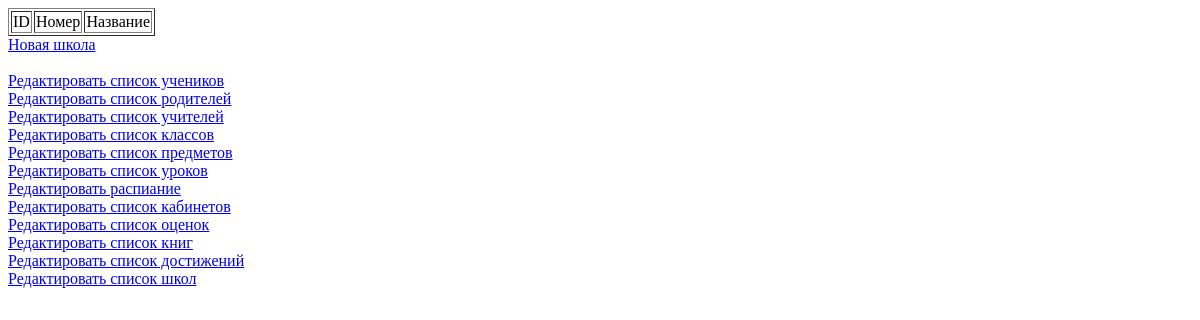
The page /admin_panel/schools (signed in) on the database as committed earlier.
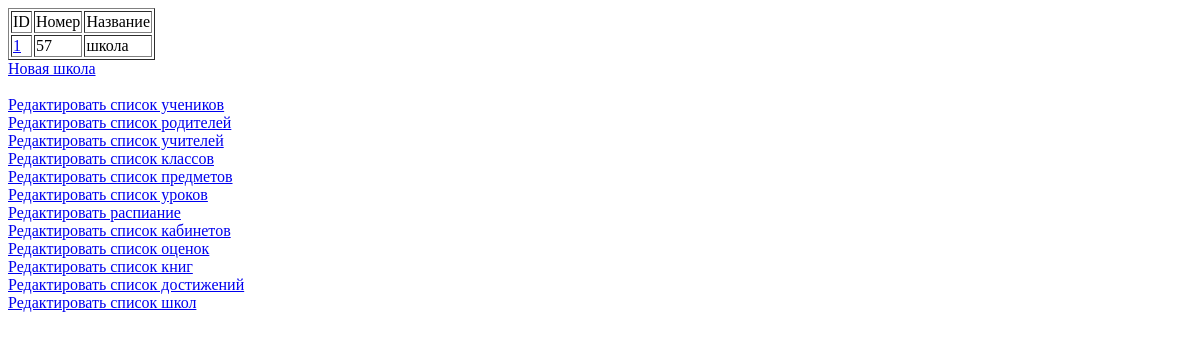
The same page on the database as committed later.
### app/models.py (models this page shows, shortened)
class School(db.Model):
    id_ = sqlalchemy.Column(sqlalchemy.Integer, primary_key=True, autoincrement=True)
    number = sqlalchemy.Column(sqlalchemy.Integer, nullable=False)
    name = sqlalchemy.Column(sqlalchemy.String(120))
    classes = orm.relationship('Class', backref='school', lazy='dynamic')

### app/admin_panel.py (the view)
@application.route("/admin_panel/schools")
@roles_required(Role.Admin)
def admin_panel_schools():
    return render_template("admin/schools.html", schools=parse_filter(models.School))

### app/admin_panel.py (called while the page is built)
def parse_filter(class_):
    params = list(request.args.keys())
    if len(params) and hasattr(class_, params[0]):
        field = params[0]
        data = request.args[field]
        results = class_.query.filter_by(**{field: data})  # 'class_' is database model
        return results
    else:
        return class_.query.all()

### app/authorization.py (called while the page is built)
@loginManager.user_loader
def load_user(user_id):
    return models.User.query.get(int(user_id))

### app/models.py (called while the page is built)
    def has_roles(self, *roles):
        if roles[0] == Role.Parent:
            if self.type == 1 or self.type == 2:
                return True
        elif int(roles[0]) == self.type:
            return True
        else:
            return False

### app/templates/admin/schools.html (shortened to what this page needs)
{% extends "/admin/base.html" %}
{% block main %}
    <table border="1">
        <tr>
            <td>ID</td>
            <td>Номер</td>
            <td>Название</td>
        </tr>
        {% for school in schools %}
        <tr>
            <td>
                <a href="{{ url_for('admin_panel_schools_update', id_=school.id_) }}">{{ school.id_ }}</a>
            </td>
            <td>{{ school.number }}</td>
            <td>{{ school.name }}</td>
        </tr>
        {% endfor %}
    </table>
    <div>
        <a href="{{ url_for('admin_panel_schools_new') }}">Новая школа</a>
    </div>
{% endblock %}

Rows that differ between the two databases and show on the page:
added School: id_ "1", number "57", name "школа"
